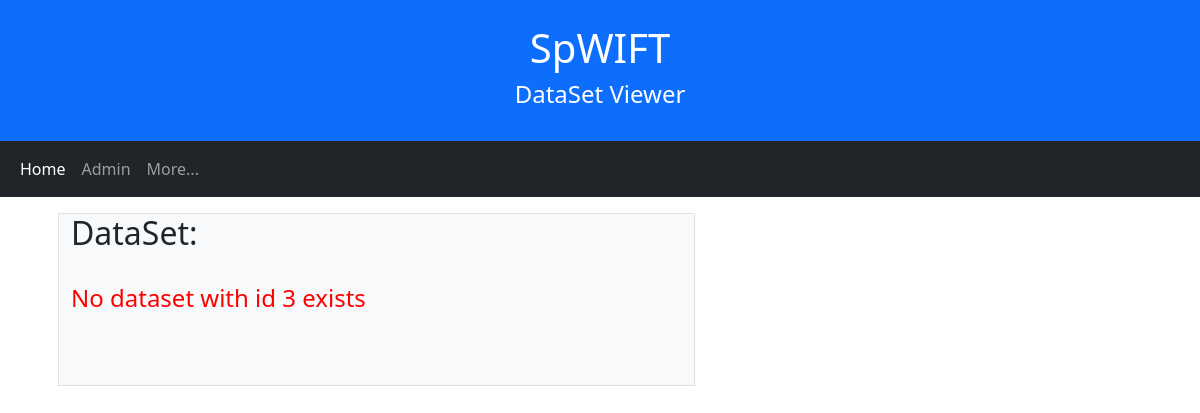
The app's page /spwift/dataset/3/, older data.
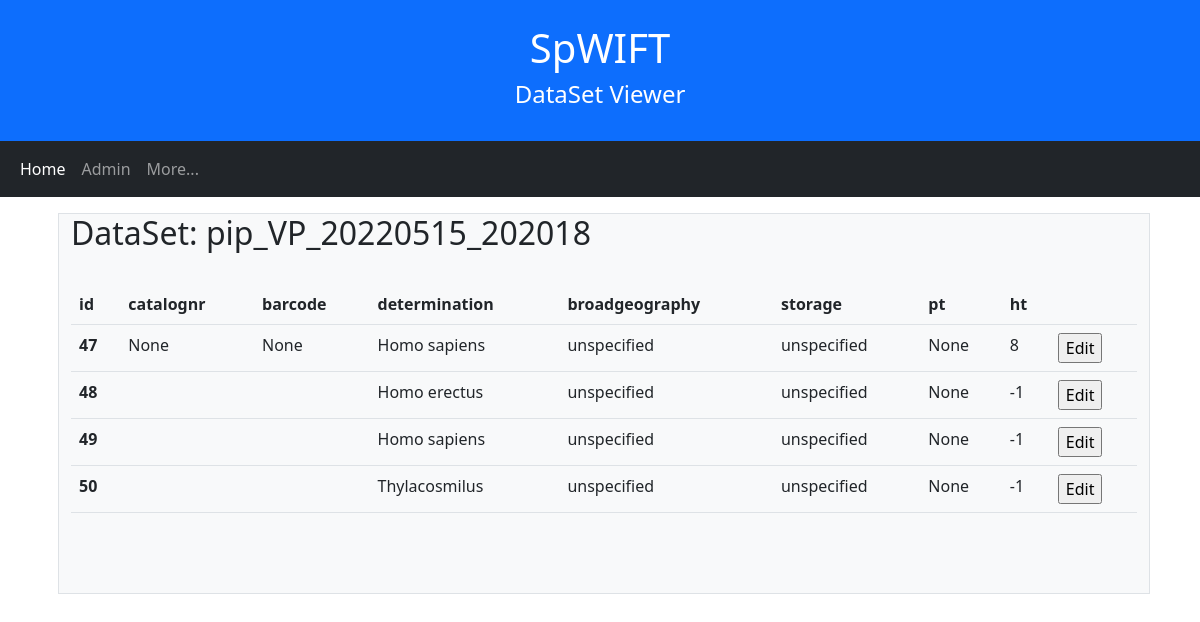
The same page, newer data.
### spwift/models.py (models this page shows, shortened)
class DataSet(models.Model):
    spid = models.IntegerField(null=True, blank=True)
    spuser = models.ForeignKey(SpecifyUser, on_delete=models.DO_NOTHING)
    name = models.CharField(max_length=128)
    collection = models.ForeignKey(Collection, on_delete=models.DO_NOTHING)
    public = models.BooleanField(null=True, blank=True)

class DataSetRow(models.Model):
    spid = models.IntegerField(null=True, blank=True)
    name = models.CharField(max_length=256, null=True, blank=True)
    dataset = models.ForeignKey(DataSet, on_delete=models.CASCADE)
    datetimecreated = models.DateTimeField(null=True, blank=True)
    datetimemodified = models.DateTimeField(null=True, blank=True)
    catalognr = models.CharField(max_length=128, null=True, blank=True)
    barcode = models.CharField(max_length=128, null=True, blank=True)
    type = models.CharField(max_length=16, null=True, blank=True)
    determination = models.CharField(max_length=256, null=True, blank=True)
    broadgeography = models.CharField(max_length=65536, null=True, blank=True)
    storage = models.CharField(max_length=65536, null=True, blank=True)
    preptypeid = models.IntegerField(null=True, blank=True)
    preptypename = models.CharField(max_length=256, null=True, blank=True)
    preptype =  models.ForeignKey(PreparationType, on_delete=models.DO_NOTHING, null=True)
    highertaxonid = models.IntegerField(null=True, blank=True)
    highertaxonname = models.CharField(max_length=256, null=True, blank=True)
    highertaxon = models.ForeignKey(HigherTaxon, on_delete=models.DO_NOTHING, null=True)

### spwift/views.py (the view)
# urls.py: path('dataset/<int:dataset_id>/', views.dataset, name='dataset'),
def dataset(request, dataset_id):
    userid = request.session.get('userid', -1)
    errormsg = ''
    context = {}
    try:
        dataset = DataSet.objects.get(pk=dataset_id)
        print(dataset.datasetrow_set.count())
        context = {
            'userid' : userid,
            'datasetid' : dataset_id,
            'dataset' : dataset,
            'datasetrows' : dataset.datasetrow_set.all(),
            'error' : errormsg,
            'hidesession' : True,
            'contentwidth' : 12,
        }
    except DataSet.DoesNotExist:
        errormsg = 'No dataset with id %s exists' % dataset_id
        context = {
            'userid' : userid,
            'datasetid' : dataset_id,
            'error' : errormsg,
            'hidesession' : True,
        }
    return render(request, 'spwift/dataset.html', context)

### spwift/templates/spwift/dataset.html (shortened to what this page needs)
{% extends "spwift/base.html" %}
{% block pagename %}DataSet Viewer{% endblock %}
{% block contenttitle %}DataSet: {{dataset.name}} {% endblock %}
{% block content %}
{% if datasetrows %}
<table class="table">
    <tr>
        <th scope="col"><b>id</b></th>
        <th scope="col"><b>catalognr</b></th>
        <th scope="col"><b>barcode</b></th>
        <th scope="col"><b>determination</b></th>
        <th scope="col"><b>broadgeography</b></th>
        <th scope="col"><b>storage</b></th>
        <th scope="col"><b>pt</b></th>
        <th scope="col"><b>ht</b></th>
        <th scope="col"><b></b></th>
    </tr>
    {%for row in datasetrows%}
    <tr>
        <th scope="row">{{row.pk}}</th>
        <td>{{row.catalognr}}</td>
        <td>{{row.barcode}}</td>
        <td>{{row.determination}}</td>
        <td>{{row.broadgeography}}</td>
        <td>{{row.storage}}</td>
        <td>{{row.preptypeid}}</td>
        <td>{{row.highertaxonid}}</td>
        <td>
            <form action="{% url 'spwift:digit' %}" method="post">{% csrf_token %}
                <input type="submit" value="Edit"/>
            </form>
        </td>
    </tr>
    {%endfor%}
</table>
{%endif%}
<h4 style="color:red">{{error}}</h4>
<p>&nbsp;</p>
<br>
{%endblock%}

Row changes from the older to the newer data that the page shows:
added DataSet: name "pip_VP_20220515_202018"
added DataSetRow: pk "47", catalognr "None", barcode "None", determination "Homo sapiens", broadgeography "unspecified", storage "unspecified", preptypeid "None", highertaxonid "8"
added DataSetRow: pk "48", determination "Homo erectus", broadgeography "unspecified", storage "unspecified", preptypeid "None", highertaxonid "-1"
added DataSetRow: pk "49", determination "Homo sapiens", broadgeography "unspecified", storage "unspecified", preptypeid "None", highertaxonid "-1"
added DataSetRow: pk "50", determination "Thylacosmilus", broadgeography "unspecified", storage "unspecified", preptypeid "None", highertaxonid "-1"
Text that changed along with them:
{{ error }}: "No dataset with id 3 exists" → (not shown)
text now shown: "id catalognr barcode determination broadgeography storage pt ht"
